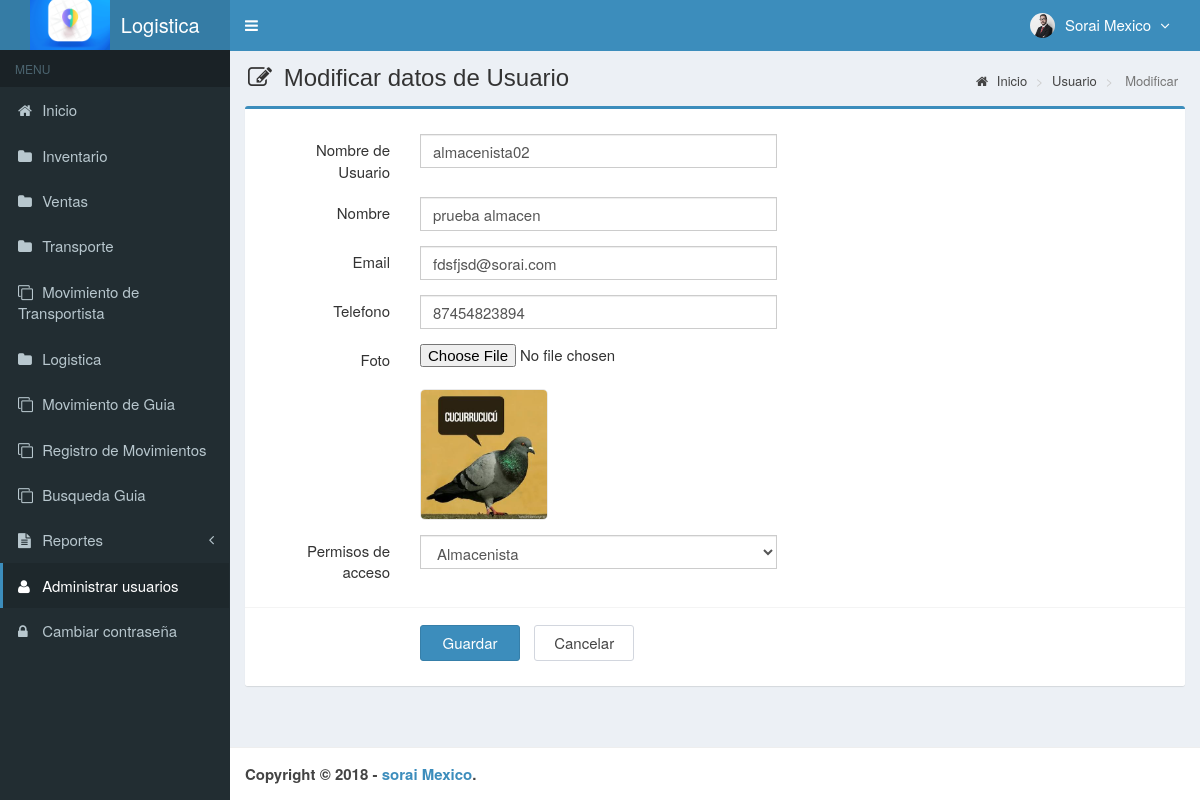
/main.php?module=form_user&form=edit&id=13 (signed in), run on the app's committed database.
### tables this page shows
CREATE TABLE `usuarios` (
  `id_user` int(3) NOT NULL,
  `username` varchar(50) NOT NULL,
  `name_user` varchar(50) NOT NULL,
  `password` varchar(50) NOT NULL,
  `email` varchar(50) DEFAULT NULL,
  `telefono` varchar(13) DEFAULT NULL,
  `foto` varchar(100) DEFAULT NULL,
  `permisos_acceso` enum('Super Admin','Gerente','Almacenista','Visitante') NOT NULL,
  `status` enum('activo','bloqueado') NOT NULL DEFAULT 'activo',
  `created_at` timestamp NOT NULL DEFAULT CURRENT_TIMESTAMP,
  `updated_at` timestamp NOT NULL DEFAULT CURRENT_TIMESTAMP ON UPDATE CURRENT_TIMESTAMP
);

### modules/user/form.php (the view, shortened to what this page needs)
<?php
if ($_GET['form']=='add') { ?>
  <section class="content-header">
    <h1>
      <i class="fa fa-edit icon-title"></i> Agregar Usuario
    </h1>
    <ol class="breadcrumb">
      <li><a href="?module=start"><i class="fa fa-home"></i> Inicio </a></li>
      <li><a href="?module=user"> Usuario </a></li>
      <li class="active"> agregar </li>
    </ol>
  </section>
  <section class="content">
    <div class="row">
      <div class="col-md-12">
        <div class="box box-primary">
          <form role="form" class="form-horizontal" method="POST" action="modules/user/proses.php?act=insert" enctype="multipart/form-data">
            <div class="box-body">
              <div class="form-group">
                <label class="col-sm-2 control-label">Nombre de usuario</label>
                <div class="col-sm-5">
                  <input type="text" class="form-control" name="username" autocomplete="off" required>
                </div>
              </div>
              <div class="form-group">
                <label class="col-sm-2 control-label">Contraseña</label>
                <div class="col-sm-5">
                  <input type="password" class="form-control" name="password" autocomplete="off" required>
                </div>
              </div>
              <div class="form-group">
                <label class="col-sm-2 control-label">Nombre</label>
                <div class="col-sm-5">
                  <input type="text" class="form-control" name="name_user" autocomplete="off" required>
                </div>
              </div>
              <div class="form-group">
                <label class="col-sm-2 control-label">Permisos de acceso</label>
                <div class="col-sm-5">
                  <select class="form-control" name="permisos_acceso" required>
                    <option value=""></option>
                    <option value="Super Admin">Super Admin</option>
                    <option value="Gerente">Gerente</option>
                    <option value="Almacenista">Almacenista</option>
                    <option value="Visistante">Visitante</option>
                  </select>
                </div>
              </div>
            </div>
            <div class="box-footer">
              <div class="form-group">
                <div class="col-sm-offset-2 col-sm-10">
                  <input type="submit" class="btn btn-primary btn-submit" name="Guardar" value="Guardar">
                  <a href="?module=user" class="btn btn-default btn-reset">Cancelar</a>
                </div>
              </div>
            </div>
          </form>
        </div>
      </div>
    </div>
  </section>
<?php
}
elseif ($_GET['form']=='edit') {
  	if (isset($_GET['id'])) {
      $query = mysqli_query($mysqli, "SELECT * FROM usuarios WHERE id_user='$_GET[id]'")
                                      or die('error: '.mysqli_error($mysqli));
      $data  = mysqli_fetch_assoc($query);
  	}
?>
  <section class="content-header">
    <h1>
      <i class="fa fa-edit icon-title"></i> Modificar datos de Usuario
    </h1>
    <ol class="breadcrumb">
      <li><a href="?module=beranda"><i class="fa fa-home"></i> Inicio</a></li>
      <li><a href="?module=user"> Usuario </a></li>
      <li class="active"> Modificar </li>
    </ol>
  </section>
  <section class="content">
    <div class="row">
      <div class="col-md-12">
        <div class="box box-primary">
          <form role="form" class="form-horizontal" method="POST" action="modules/user/proses.php?act=update" enctype="multipart/form-data">
            <div class="box-body">
              <div class="form-group">
                <label class="col-sm-2 control-label">Nombre de Usuario</label>
                <div class="col-sm-5">
                  <input type="text" class="form-control" name="username" autocomplete="off" value="<?php echo $data['username']; ?>" required>
                </div>
              </div>
              <div class="form-group">
                <label class="col-sm-2 control-label">Nombre</label>
                <div class="col-sm-5">
                  <input type="text" class="form-control" name="name_user" autocomplete="off" value="<?php echo $data['name_user']; ?>" required>
                </div>
              </div>
              <div class="form-group">
                <label class="col-sm-2 control-label">Email</label>
                <div class="col-sm-5">
                  <input type="email" class="form-control" name="email" autocomplete="off" value="<?php echo $data['email']; ?>">
                </div>
              </div>
              <div class="form-group">
                <label class="col-sm-2 control-label">Telefono</label>
                <div class="col-sm-5">
                  <input type="text" class="form-control" name="telefono" autocomplete="off" maxlength="13" onKeyPress="return goodchars(event,'0123456789',this)" value="<?php echo $data['telefono']; ?>">
                </div>
              </div>
            <div class="form-group">
                <label class="col-sm-2 control-label">Foto</label>
                <div class="col-sm-5">
                  <input type="file" name="foto">
                  <br/>
                <?php
                if ($data['foto']=="") { ?>
                  <img style="border:1px solid #eaeaea;border-radius:5px;" src="images/user/user-default.png" width="128">
                <?php
                }
                else { ?>
                  <img style="border:1px solid #eaeaea;border-radius:5px;" src="images/user/<?php echo $data['foto']; ?>" width="128">
                <?php
                }
                ?>
                </div>
              </div>
              <div class="form-group">
                <label class="col-sm-2 control-label">Permisos de acceso</label>
                <div class="col-sm-5">
                  <select class="form-control" name="permisos_acceso" required>
                    <option value="<?php echo $data['permisos_acceso']; ?>"><?php echo $data['permisos_acceso']; ?></option>
                  </select>
                </div>
              </div>
            </div>
            <div class="box-footer">
              <div class="form-group">
                <div class="col-sm-offset-2 col-sm-10">
                  <input type="submit" class="btn btn-primary btn-submit" name="Guardar" value="Guardar">
                  <a href="?module=user" class="btn btn-default btn-reset">Cancelar</a>
                </div>
              </div>
            </div>
          </form>
        </div>
      </div>
    </div>
  </section>
<?php
}
?>

### top-menu.php (shortened to what this page needs)
<?php
require_once "config/database.php";
$query = mysqli_query($mysqli, "SELECT id_user, name_user, foto, permisos_acceso FROM usuarios WHERE id_user='$_SESSION[id_user]'")
                                or die('error: '.mysqli_error($mysqli));
$data = mysqli_fetch_assoc($query);
?>
<li class="dropdown user user-menu">
  <a href="#" class="dropdown-toggle" data-toggle="dropdown">
  <?php
  if ($data['foto']=="") { ?>
    <img src="images/user/user-default.png" class="user-image" alt="User Image"/>
  <?php
  }
  else { ?>
    <img src="images/user/<?php echo $data['foto']; ?>" class="user-image" alt="User Image"/>
  <?php
  }
  ?>
    <span class="hidden-xs"><?php echo $data['name_user']; ?> <i style="margin-left:5px" class="fa fa-angle-down"></i></span>
  </a>
</li>

### assets/css/style.css (style rules this page uses)
.form-horizontal .control-label { margin-bottom: 0; padding-top: 5px; text-align: right; }
label { display: inline-block; font-size: 15px; font-weight: 400; margin-bottom: 5px; max-width: 100%; }
.form-control { background-color: #fff; background-image: none; border: 1px solid #ccc; border-radius: 4px; box-shadow: 0 1px 1px rgba(0, 0, 0, 0.075) inset; color: #555; display: block; font-size: 15px; height: 34px; line-height: 1.42857; padding: 6px 12px; transition: border-color 0.15s ease-in-out 0s, box-shadow 0.15s ease-in-out 0s; width: 100%; }
.btn-default { background-color: #fff; border-color: #d2d6de; color: #444; }
.content-header { padding: 15px 18px 0; position: relative; }
.content-header > .breadcrumb { background: transparent none repeat scroll 0 0; border-radius: 2px; float: right; font-size: 13px; margin-bottom: 0; margin-top: 0; padding: 7px 12px; position: absolute; right: 10px; top: 15px; }
.btn-submit { width: 100px; margin-top: 7px; margin-right: 10px; font-size: 15px; }
.btn-reset { width: 100px; margin-top: 7px; font-size: 15px; }
.icon-title { margin-right: 5px; }
body { background-color: #fff; color: #333; font-size: 15px; line-height: 1.42857; }

### data on the page
usuarios: foto (picture), name_user "Sorai Mexico"
usuarios: username "almacenista02", name_user "prueba almacen", email "fdsfjsd@sorai.com", telefono "87454823894", foto (picture), permisos_acceso "Almacenista"
